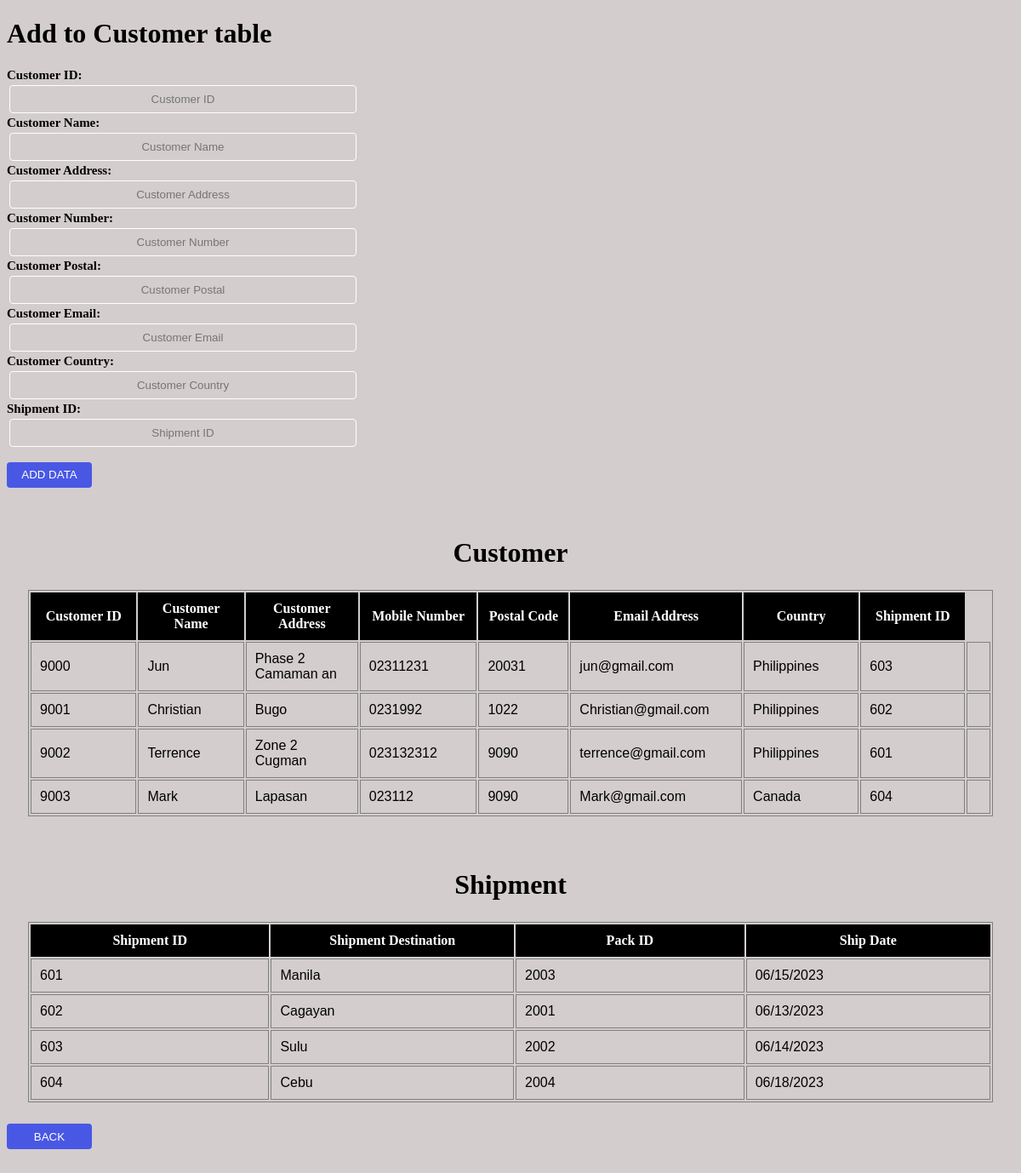
/customer_info.php, run on the app's committed database.
### tables this page shows
CREATE TABLE `customer_info` (
  `customer_id` int(20) NOT NULL,
  `customer_name` varchar(250) DEFAULT NULL,
  `customer_address` varchar(250) DEFAULT NULL,
  `customer_number` varchar(250) DEFAULT NULL,
  `customer_postal` varchar(250) DEFAULT NULL,
  `customer_email` varchar(250) DEFAULT NULL,
  `customer_country` varchar(250) DEFAULT NULL,
  `ship_id` int(20) DEFAULT NULL,
  `order_id` int(20) DEFAULT NULL
);

CREATE TABLE `shipment` (
  `ship_id` int(20) NOT NULL,
  `ship_destination` varchar(250) DEFAULT NULL,
  `pack_id` int(20) DEFAULT NULL,
  `ship_date` varchar(255) DEFAULT NULL
);

### customer_info.php (the view, shortened to what this page needs)
<!DOCTYPE html>
<html lang="en">
<head>
</head>
<body>
    <h1>Add to Customer table</h1>
<form action="customersave.php" method="POST">
        <div class="prod prod_id">Customer ID: <br><input type="text" id="prod" name="customer_id" placeholder="Customer ID"required><br></div>
        <div class="prod prod_name">Customer Name: <br><input type="text" id="prod" name="customer_name" placeholder="Customer Name"required><br></div>
        <div class="prod prod_desc">Customer Address: <br><input type="text" id="prod" name="customer_address" placeholder="Customer Address"required><br></div>
        <div class="prod prod_desc">Customer Number: <br><input type="text" id="prod" name="customer_number" placeholder="Customer Number"required><br></div>
        <div class="prod prod_desc">Customer Postal: <br><input type="text" id="prod" name="customer_postal" placeholder="Customer Postal"required><br></div>
        <div class="prod prod_desc">Customer Email: <br><input type="text" id="prod" name="customer_email" placeholder="Customer Email"required><br></div>
        <div class="prod prod_desc">Customer Country: <br><input type="text" id="prod" name="customer_country" placeholder="Customer Country"required><br></div>
        <div class="prod prod_id">Shipment ID: <br><input type="text" id="prod" name="ship_id" placeholder="Shipment ID" required><br></div>
        <div class="subBtn"><input type="submit" id="AddBtn" name="submit" value="ADD DATA"></div>
    </form>
    <h1 class="header"><br>Customer</h1>
    <?php
        include("config.php");
        $sql = "SELECT * FROM customer_info";
        $result = $conn->query($sql);
        if ($result->num_rows > 0) {
            echo "<table>";
            echo "<tr>";
            echo "<th>Customer ID</th><th>Customer Name</th><th>Customer Address</th><th>Mobile Number</th><th>Postal Code</th><th>Email Address</th><th>Country</th><th>Shipment ID</th>";
            echo "</tr>";
            while ($row = $result->fetch_assoc()) {
                echo "<tr>";
                echo "<td>" . $row['customer_id'] . "</td>";
                echo "<td>" . $row['customer_name'] . "</td>";
                echo "<td>" . $row['customer_address'] . "</td>";
                echo "<td>" . $row['customer_number'] . "</td>";
                echo "<td>" . $row['customer_postal'] . "</td>";
                echo "<td>" . $row['customer_email'] . "</td>";
                echo "<td>" . $row['customer_country'] . "</td>";
                echo "<td>" . $row['ship_id'] . "</td>";
                echo "<td>" . $row['order_id'] . "</td>";
                echo "</tr>";
            }
            echo "</table>";
        }
    ?>
    <h1 class="header"><br>Shipment</h1>
    <?php
        include("config.php");
        $sql = "SELECT * FROM shipment";
        $result = $conn->query($sql);
        if ($result->num_rows > 0) {
            echo "<table>";
            echo "<tr>";
            echo "<th>Shipment ID</th><th>Shipment Destination</th><th>Pack ID</th><th>Ship Date</th>";
            echo "</tr>";
            while ($row = $result->fetch_assoc()) {
                echo "<tr>";
                echo "<td>" . $row['ship_id'] . "</td>";
                echo "<td>" . $row['ship_destination'] . "</td>";
                echo "<td>" . $row['pack_id'] . "</td>";
                echo "<td>" . $row['ship_date'] . "</td>";
                echo "</tr>";
            }
            echo "</table>";
        }
    ?>
    <form method="POST" action="index.php">
        <div class="backBtn"><input type="submit" id="BACKbtn" name="search" value="BACK"></div>
    </form>
</body>
</html>

### customer_info.php (style rules this page uses)
* { background-color: rgb(211, 205, 205); }
#prod { justify-content: center; width: 400px; height: 25px; padding: 3px; margin: 3px; border-radius: 4px; border: 1px solid white; text-align: center; }
.prod { font-size: 15px; font-family: 'Lucida Sans'; justify-content: center; align-items: center; display: row; color: black; font-weight: bold; }
#AddBtn { height: 30px; width: 100px; border-radius: 4px; border: 0; background-color: rgb(73, 88, 228); transition: 0.5s; color: white; margin-top: 15px; align-items: center; justify-content: center; display: flex; }
th { width: 400px; padding: 10px; background-color: black; color: white; }
tr { padding: 10px; }
table { border: 1px solid; border-color: gray; margin: 25px; }
td { border: 1px solid; border-color: gray; width: 50px; border-width: 1px; padding: 10px; font-family: 'Trebuchet MS', 'Lucida Sans Unicode', 'Lucida Grande', 'Lucida Sans', Arial, sans-serif; }
#BACKbtn { height: 30px; width: 100px; border-radius: 4px; border: 0; background-color: rgb(73, 88, 228); transition: 0.5s; color: white; margin-bottom: 20px; }
.header { text-align: center; }

### data on the page
customer_info: customer_id "9000", customer_name "Jun", customer_address "Phase 2 Camaman an", customer_number "02311231", customer_postal "20031", customer_email "jun@gmail.com", customer_country "Philippines", ship "603"
customer_info: customer_id "9001", customer_name "Christian", customer_address "Bugo", customer_number "0231992", customer_postal "1022", customer_email "Christian@gmail.com", customer_country "Philippines", ship "602"
customer_info: customer_id "9002", customer_name "Terrence", customer_address "Zone 2 Cugman", customer_number "023132312", customer_postal "9090", customer_email "terrence@gmail.com", customer_country "Philippines", ship "601"
customer_info: customer_id "9003", customer_name "Mark", customer_address "Lapasan", customer_number "023112", customer_postal "9090", customer_email "Mark@gmail.com", customer_country "Canada", ship "604"
shipment: ship_id "601", ship_destination "Manila", pack "2003", ship_date "06/15/2023"
shipment: ship_id "602", ship_destination "Cagayan", pack "2001", ship_date "06/13/2023"
shipment: ship_id "603", ship_destination "Sulu", pack "2002", ship_date "06/14/2023"
shipment: ship_id "604", ship_destination "Cebu", pack "2004", ship_date "06/18/2023"
